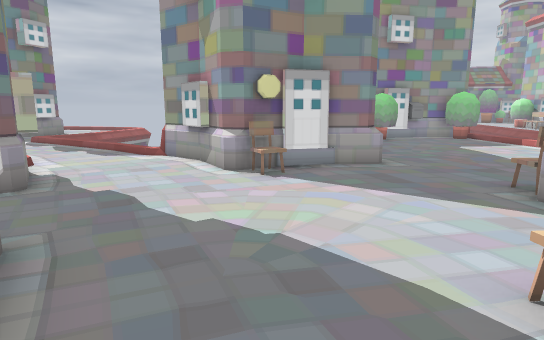
view 1 (above)

24 first-person views from a walk through a 3-D level made in the Godot game engine. The camera is 1.5 m above the floor, tilts 10° down and sees 75° across. The floor is counted in squares, 1 m on a side. Each view is taken from the middle of a square. On the plan, view 1 faces up. The plan holds only what a view shows up to about 16 squares ahead; the rest is blank. The place goes on beyond the plan. Some surface patterns are stand-ins.

view 2
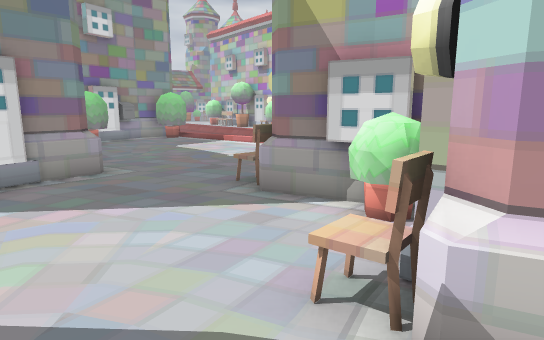

view 3
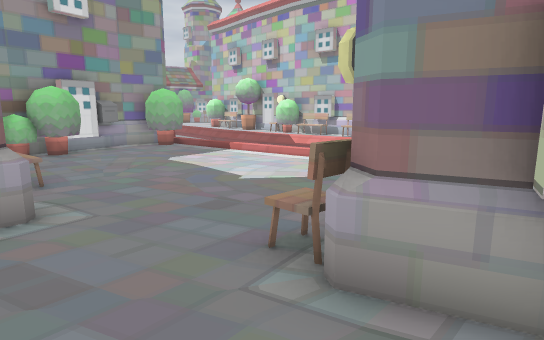

view 4
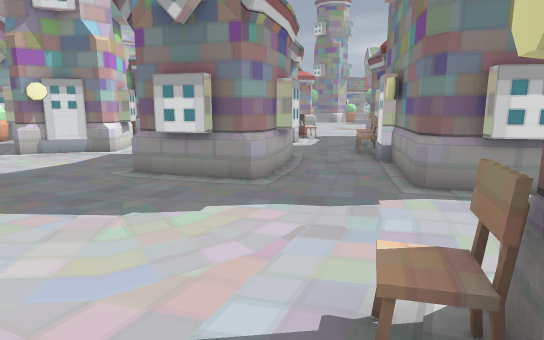

view 5
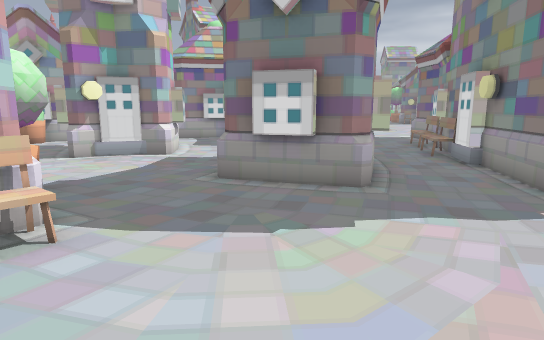

view 6
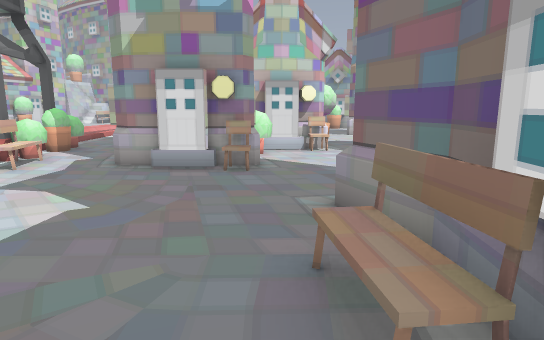

view 7
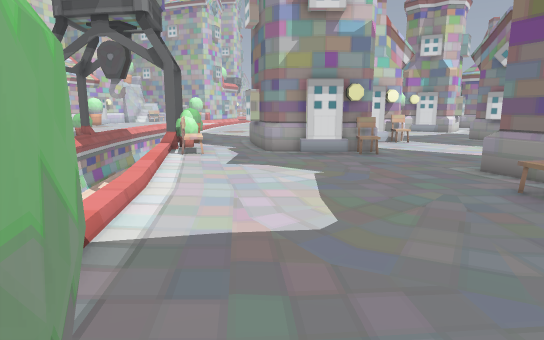

view 8
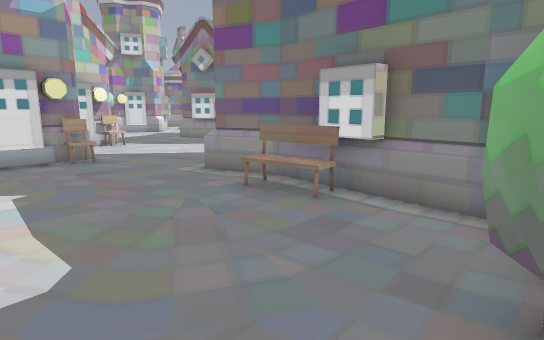

view 9
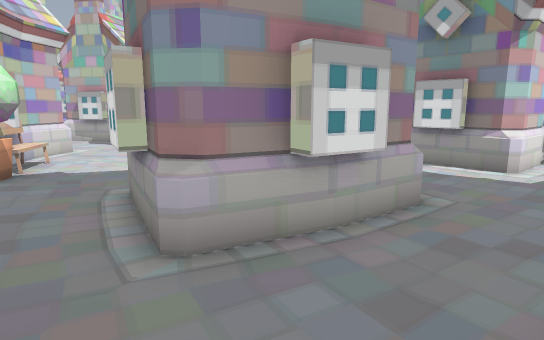

view 10
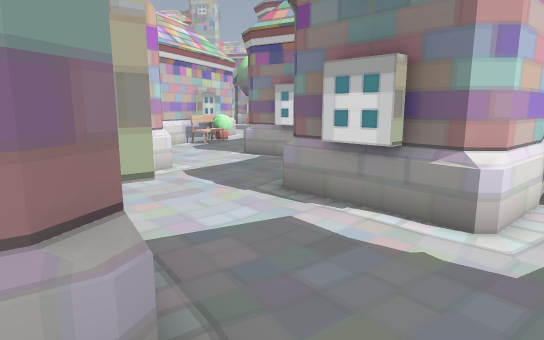

view 11
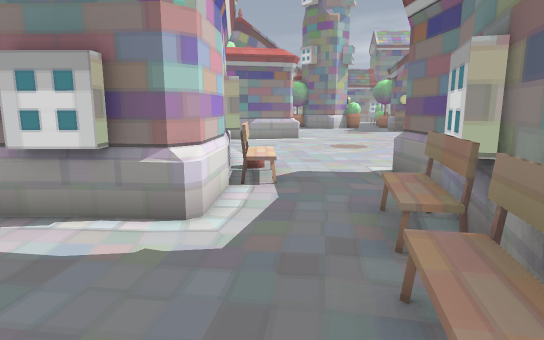

view 12
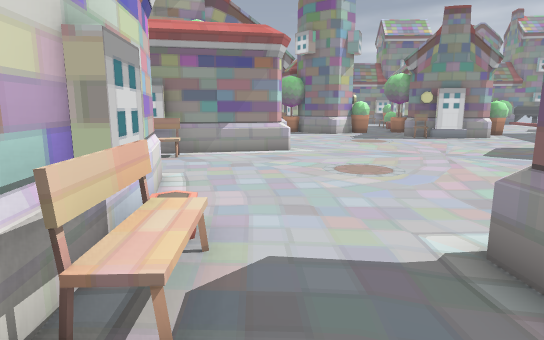

view 13
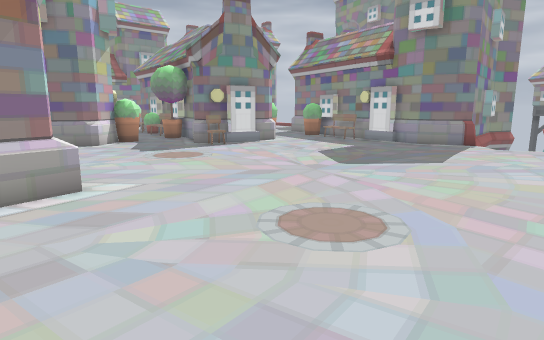

view 14
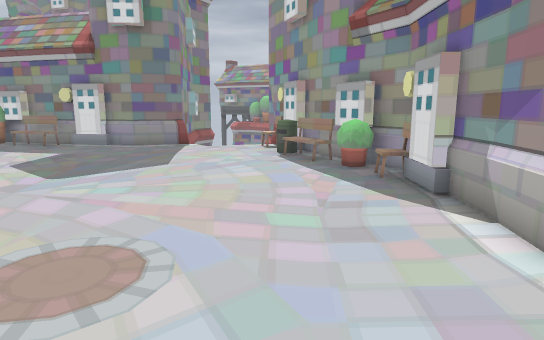

view 15
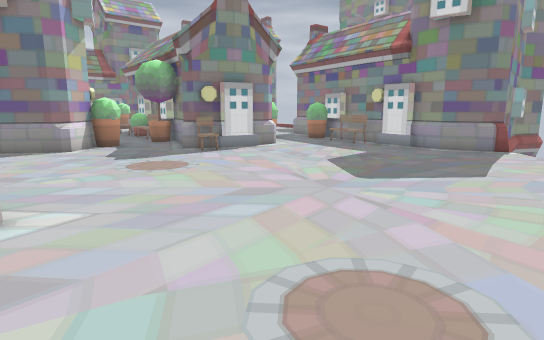

view 16
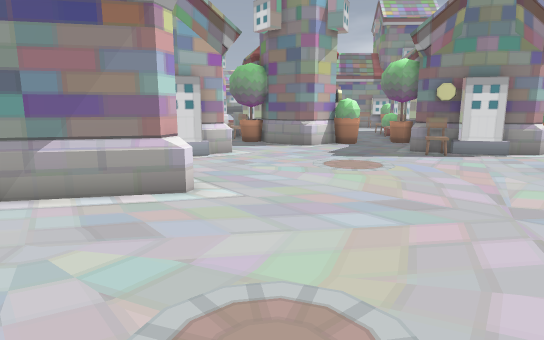

view 17
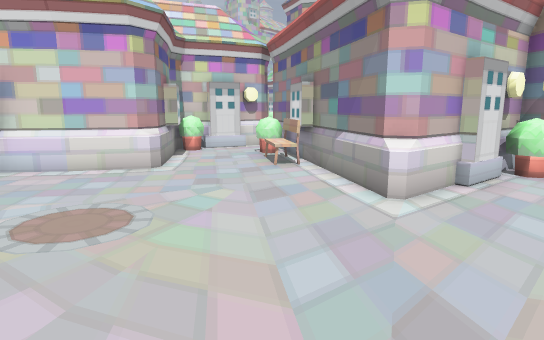

view 18
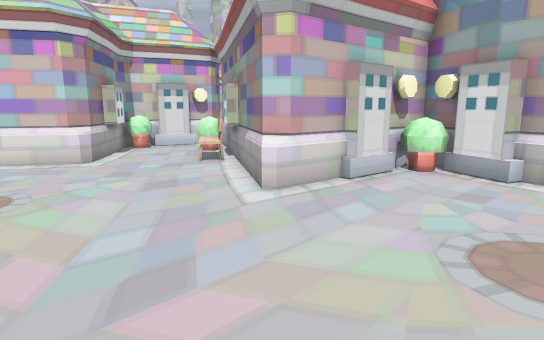

view 19
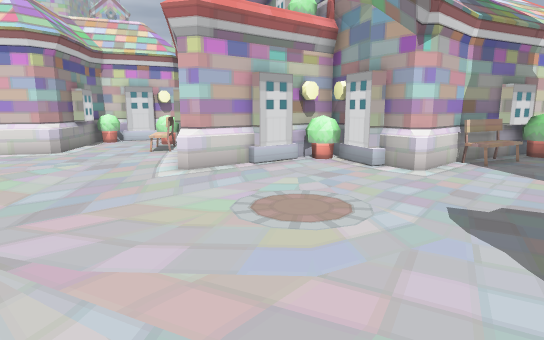

view 20
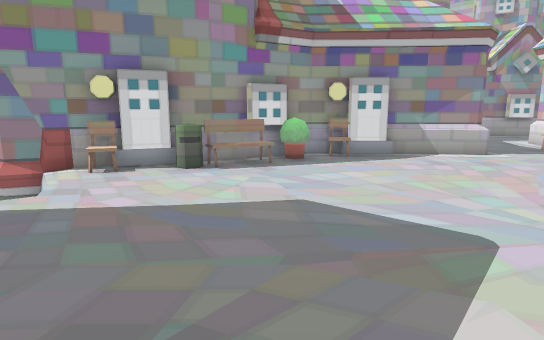

view 21
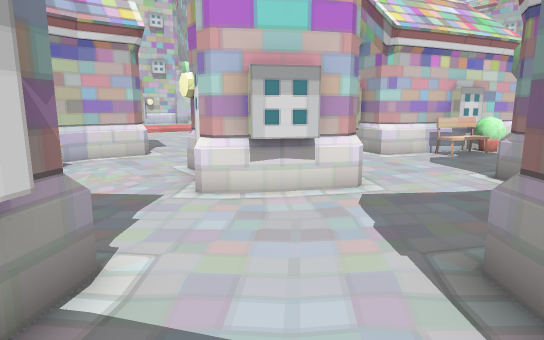

view 22
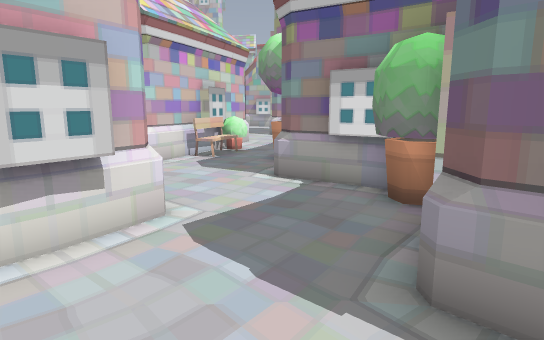

view 23
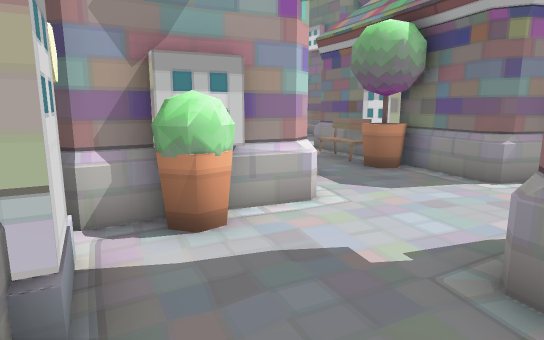

view 24
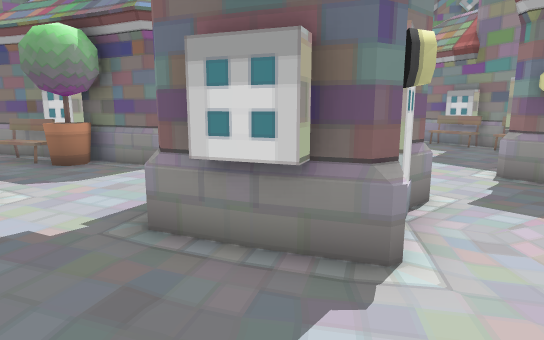

### Floor plan
Key: @ floor where view 1 was taken; # wall or solid block; . main floor; : floor 0.25 m higher than the main floor; / step, stairs or slope; = window, fence, low wall or low ledge; ^ raised ledge; v drop or lower ground.
Columns run from 32 left of view 1 to 13 right of it. Each row starts with its distance up from view 1.
 19                                        ###
 18                                     ####.##
 17                                    ####..##
 16                                   ##......v
 15                       //          #........
 14                       ...         ##.......
 13                        ...:       #^.......v
 12                         ....v     #^.......v
 11                         .....##   #........v
 10                          .....## ###......./
  9                           .....###........./
  8                           ##....^........../
  7                           ##.............../v
  6       ###                ###.........####.^^v
  5        ^###             ##...........#  #..^#
  4       ...^####          #............#  ##.^
  3    ##/....^^###      ####..###......^#   #.##
  2    #.........=###   ###^..## ##...####   #.##
  1   ##............#####^....##  #...#        .=
  0 ###.............###.......### ..@.#        ..
 -1 ##.........................#......#         .v
 -2 ^...................^###..........^#
 -3 ...................^## ##..........#
 -4 ...................##   #....##....#
 -5 ##.................#    #...#####..##
 -6  ##...............##    #...## ##.....
 -7   #^..............##   ##....###........
 -8  ###..............##    ##........ .....
 -9 ##..........##.....##    #........####
-10 #...........####^...##   #........#
-11 ..#........##  ###=.##   ##..######
-12   ###......#     #..#    ##.^#  ##
-13     #...####     ####   #^..##
-14     #..## ##        #  ##^.^#
-15     #=.#               #  ..#

Where each view was taken, in squares from view 1:
view 1: 0 up, 0 right, facing up
view 2: 1 up, 0 right, facing up-right
view 3: 4 up, 2 right, facing up-right
view 4: 9 up, 2 right, facing down-left
view 5: 7 up, 3 right, facing down-left
view 6: 15 up, 4 right, facing down
view 7: 18 up, 8 right, facing down
view 8: 17 up, 8 right, facing down-left
view 9: 7 up, 4 left, facing down
view 10: 3 up, 7 left, facing down
view 11: 3 up, 7 left, facing down-left
view 12: 0 up, 11 left, facing down-left
view 13: 5 down, 14 left, facing left
view 14: 5 down, 15 left, facing up-left
view 15: 5 down, 16 left, facing left
view 16: 3 down, 17 left, facing down-left
view 17: 3 down, 23 left, facing down-right
view 18: 4 down, 25 left, facing down-right
view 19: 4 down, 28 left, facing down-right
view 20: 4 down, 28 left, facing up-right
view 21: 0 up, 8 left, facing down-right
view 22: 1 down, 6 left, facing down
view 23: 7 down, 2 right, facing down-left
view 24: 6 down, 3 right, facing left
